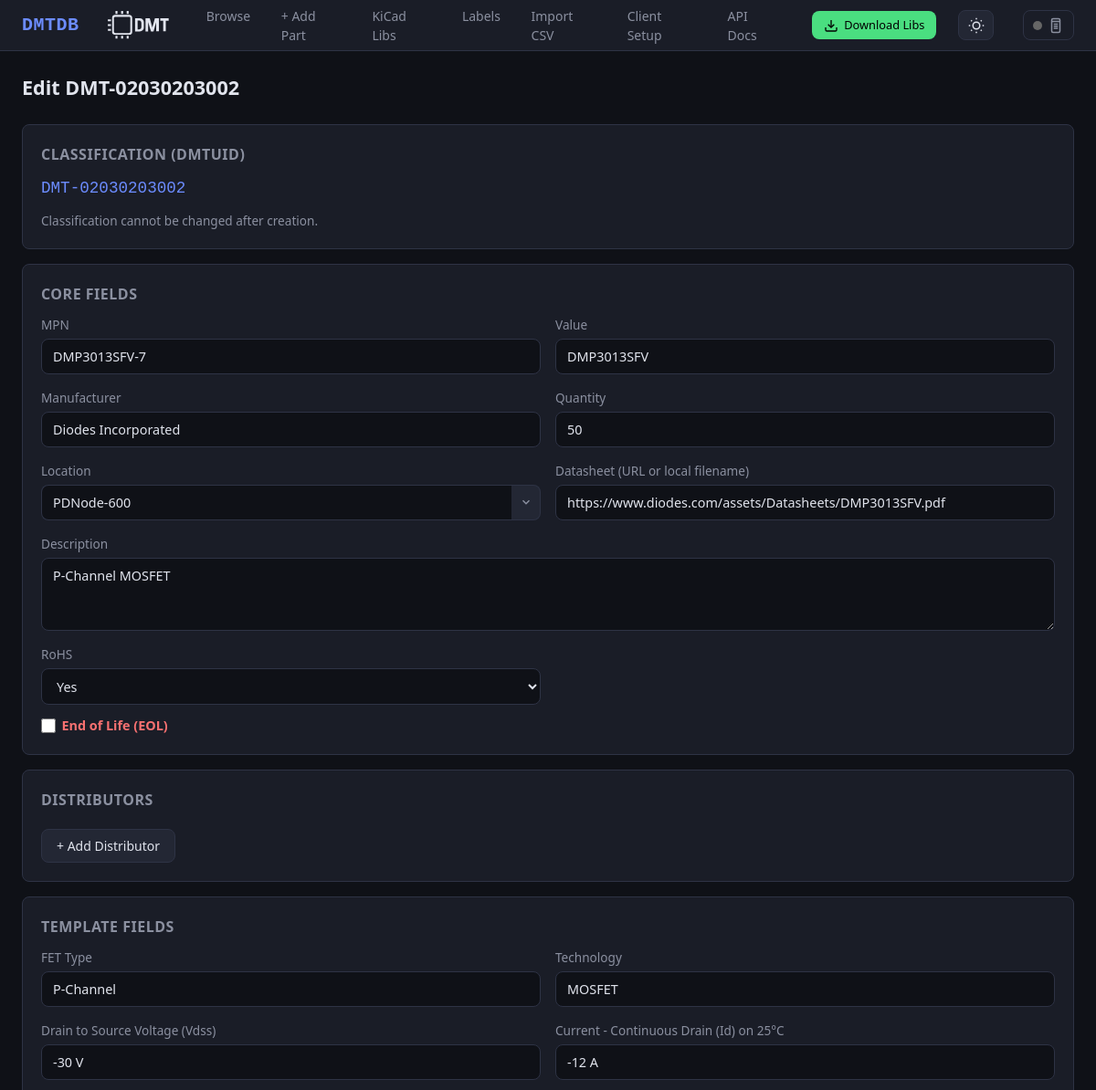
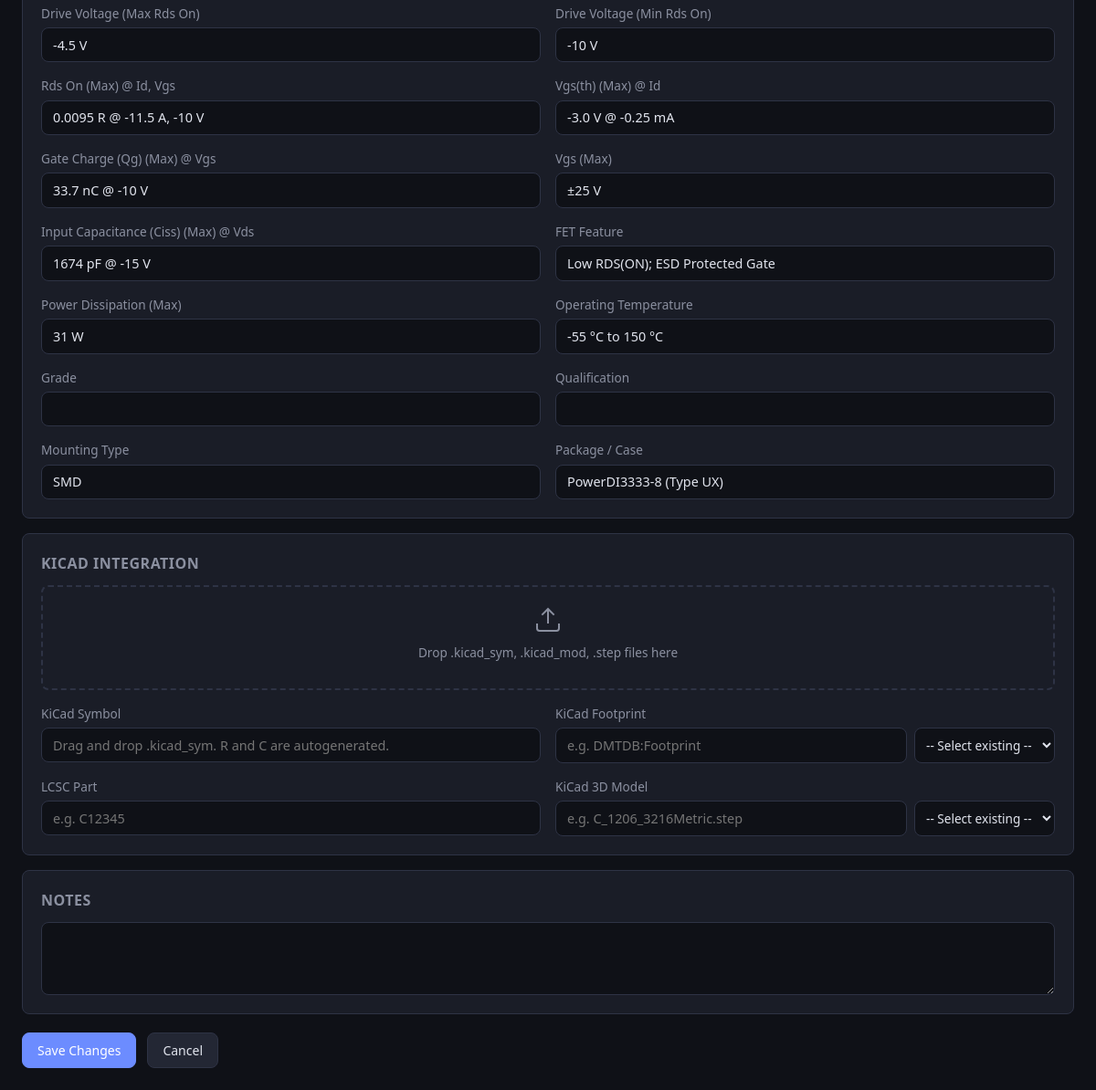
The page /part/DMT-02030203002/edit on the database its author committed (2 pictures, top to bottom).
### db/models.py (models this page shows, shortened)
class Base(DeclarativeBase):
    pass

class Part(Base):
    __tablename__ = "parts"
    dmtuid = Column(String(20), primary_key=True)               # DMT-TTFFCCSSXXX
    tt  = Column(String(2), nullable=False, index=True)
    ff  = Column(String(2), nullable=False, index=True)
    cc  = Column(String(2), nullable=False, index=True)
    ss  = Column(String(2), nullable=False, index=True)
    xxx = Column(String(3), nullable=False)
    mpn          = Column(String(200), index=True, default="")
    manufacturer = Column(String(200), index=True, default="")
    value        = Column(String(200), index=True, default="")
    description  = Column(Text, default="")
    quantity     = Column(String(50), default="")
    location     = Column(String(200), default="")
    datasheet    = Column(Text, default="")
    distributor  = Column(Text, default="")
    kicad_symbol    = Column(String(300), default="")
    kicad_footprint = Column(String(300), default="")
    kicad_libref    = Column(String(300), default="")
    kicad_3dmodel   = Column(String(300), default="")
    eol = Column(Boolean, default=False)
    extra_json = Column(Text, default="{}")
    notes      = Column(Text, default="")
    created_at = Column(DateTime, default=lambda: datetime.now(timezone.utc))
    updated_at = Column(DateTime, default=lambda: datetime.now(timezone.utc),
                        onupdate=lambda: datetime.now(timezone.utc))
    pricing = relationship(
        "PartPricing", back_populates="part",
        cascade="all, delete-orphan", lazy="selectin",
    )
    images = relationship(
        "PartImage", back_populates="part",
        cascade="all, delete-orphan", lazy="selectin",
        order_by="PartImage.position",
    )
    fields = relationship(
        "PartField", back_populates="part",
        cascade="all, delete-orphan", lazy="selectin",
    )
    __table_args__ = (
        Index("ix_ttffccss", "tt", "ff", "cc", "ss"),
    )

class PartField(Base):
    __tablename__ = "part_fields"
    id         = Column(Integer, primary_key=True, autoincrement=True)
    dmtuid     = Column(String(20),
                        ForeignKey("parts.dmtuid", ondelete="CASCADE"),
                        nullable=False, index=True)
    field_name = Column(String(200), nullable=False)
    field_value = Column(Text, nullable=False, default="")
    part = relationship("Part", back_populates="fields")
    __table_args__ = (
        Index("ix_field_lookup", "dmtuid", "field_name"),
    )

### ui/routes_forms.py (the view, shortened to what this page needs)
@ui_bp.route("/part/<dmtuid>/edit", methods=["GET", "POST"])
def part_edit(dmtuid: str):
    session = get_session()
    try:
        part = PartsService.get(session, dmtuid)
        if not part:
            abort(404)
        template = get_fields(part.tt, part.ff)
        domains = get_domains()
        if request.method == "GET":
            return render_template(
                "add_edit.html", part=part, domains=domains,
                template_fields=template, mode="edit",
                parse_distributors=parse_distributors,
            )
    except Exception as exc:
        session.rollback()
        flash(f"Error: {exc}", "danger")
        return redirect(url_for("ui.part_edit", dmtuid=dmtuid))
    finally:
        session.close()

### db/engine.py (called while the page is built)
def get_session() -> Session:
    if _SessionLocal is None:
        raise RuntimeError("Database not initialised - call init_db() first")
    return _SessionLocal()

### schema/loader.py (called while the page is built)
def get_domains() -> list[dict]:
    return _schema.get("domains", [])

### schema/templates.py (called while the page is built)
def get_fields(tt: str, ff: str) -> Optional[list[str]]:
    return _templates.get(f"{tt}{ff}")

### services/parts_service.py (called while the page is built)
    @staticmethod
    def get(session: Session, dmtuid: str) -> Part | None:
        return session.get(Part, dmtuid.upper())

### ui/routes_forms.py (called while the page is built, shortened)
def parse_distributors(distributor_field: str) -> list:
    if not distributor_field:
        return []

### templates/add_edit.html (shortened to what this page needs)
{% extends "base.html" %}
{% block content %}
<div class="page-header">
  <h1>{% if mode == 'edit' %}Edit {{ part.dmtuid }}{% elif template_part %}Add New Part <span
      style="font-size:.7em; color:var(--text-dim);">(from {{ template_part.dmtuid }})</span>{% else %}Add New Part{%
    endif %}</h1>
</div>
<form method="post" id="partForm">
  <div class="detail-card" style="margin-bottom:1rem;">
    <h2>Classification (DMTUID)</h2>
    {% if mode == 'edit' %}
    <p style="font-family:var(--mono); font-size:1.1rem; color:var(--accent); margin-bottom:.75rem;">{{ part.dmtuid }}
    </p>
    <p style="color:var(--text-dim); font-size:.85rem;">Classification cannot be changed after creation.</p>
    {% endif %}
  </div>
  <div class="detail-card" style="margin-bottom:1rem;">
    <h2>Core Fields</h2>
    <div class="form-grid">
      {% set p = part or template_part %}
      <div class="form-group">
        <label>MPN</label>
        <input type="text" name="MPN" value="{{ p.mpn if p else '' }}">
      </div>
      <div class="form-group">
        <label>Value</label>
        <input type="text" name="Value" value="{{ p.value if p else '' }}">
      </div>
      <div class="form-group">
        <label>Manufacturer</label>
        <input type="text" name="Manufacturer" value="{{ p.manufacturer if p else '' }}">
      </div>
      <div class="form-group">
        <label>Quantity</label>
        <input type="text" name="Quantity" value="{{ p.quantity if p else '' }}">
      </div>
      <div class="form-group">
        <label>Location</label>
        <div class="combobox" data-combobox="location">
          <div class="combobox-inner">
            <input type="text" name="Location" value="{{ p.location if p else '' }}">
            <button type="button" class="combobox-toggle" tabindex="-1"><svg viewBox="0 0 24 24" fill="none" stroke="currentColor" stroke-width="2.5"><polyline points="6 9 12 15 18 9"/></svg></button>
          </div>
        </div>
      </div>
      <div class="form-group">
        <label>Datasheet (URL or local filename)</label>
        <input type="text" name="Datasheet" value="{{ p.datasheet if p else '' }}">
      </div>
      <div class="form-group full">
        <label>Description</label>
        <textarea name="Description" rows="2">{{ p.description if p else '' }}</textarea>
      </div>
      <div class="form-group">
        <label>RoHS</label>
        {% set rohs_val = '' %}
        {% if p and p.fields %}
        {% set rohs_val = p.fields | selectattr('field_name', 'equalto', 'RoHS') | map(attribute='field_value') | first | default('') %}
        {% endif %}
        <select name="RoHS">
          <option value="Yes" {% if rohs_val in ['Yes', 'YES' , 'Compliant' , 'COMPLIANT' ] %}selected{% endif %}>Yes
          </option>
        </select>
      </div>
    </div>
    <div style="margin-top:.75rem; display:flex; align-items:center; gap:.5rem;">
      <label style="display:flex; align-items:center; gap:.4rem; cursor:pointer; font-size:.9rem;">
        <input type="checkbox" name="eol" value="on" {% if (part or template_part) and (part or template_part).eol %}checked{% endif %} style="width:16px; height:16px; accent-color:var(--red);">
        <span style="color:var(--red); font-weight:600;">End of Life (EOL)</span>
      </label>
    </div>
  </div>
  <div class="detail-card" style="margin-bottom:1rem;">
    <h2>Distributors</h2>
      {% set distributors = parse_distributors((part or template_part).distributor if (part or template_part) else '') %}
    <button type="button" id="addDistributorBtn" class="btn btn-secondary" style="margin-top: 0.5rem;">
      + Add Distributor
    </button>
    {% set src = part or template_part %}
  </div>
  <div class="detail-card" style="margin-bottom:1rem;" id="templateFieldsCard">
    <h2>Template Fields </h2>
    <div class="form-grid" id="templateFields">
      {% if mode == 'edit' and template_fields %}
      {% set field_map = {} %}
      {% set skip =
      ['MPN','Location','Quantity','Value','Manufacturer','Description','Datasheet','RoHS','TT','FF','CC','SS','XXX','DMTUID']
      %}
      {% for fname in template_fields %}
      {% if fname not in skip %}
      <div class="form-group">
        <label>{{ fname }}</label>
        <input type="text" name="{{ fname }}" value="{{ field_map.get(fname, '') }}">
      </div>
      {% endif %}
      {% endfor %}
      {% else %}
      <p style="color:var(--text-dim); font-size:.85rem;" id="templatePlaceholder">
        Select a Domain and Family above to load template fields.
      </p>
      {% endif %}
    </div>
  </div>
  <div class="detail-card" style="margin-bottom:1rem;">
    <h2>KiCad Integration</h2>
    <div class="kicad-dropzone" id="kicadDropzone">
      <svg width="32" height="32" viewBox="0 0 24 24" fill="none" stroke="currentColor" stroke-width="1.5">
        <path d="M21 15v4a2 2 0 0 1-2 2H5a2 2 0 0 1-2-2v-4" />
        <polyline points="17 8 12 3 7 8" />
        <line x1="12" y1="3" x2="12" y2="15" />
      </svg>
      <p>Drop .kicad_sym, .kicad_mod, .step files here</p>
    </div>
    <div class="form-grid">
      <div class="form-group">
        <label>KiCad Symbol</label>
        <div class="input-with-dropdown">
          <input type="text" name="kicad_symbol" id="kicadSymbolInput" value="{{ part.kicad_symbol if part else '' }}"
            placeholder="Drag and drop .kicad_sym. R and C are autogenerated.">
        </div>
      </div>
      <div class="form-group">
        <label>KiCad Footprint</label>
        <div class="input-with-dropdown">
          <input type="text" name="kicad_footprint" id="kicadFootprintInput"
            value="{{ part.kicad_footprint if part else (template_part.kicad_footprint if template_part else '') }}"
            placeholder="e.g. DMTDB:Footprint">
          <select id="footprintSelect" title="Select existing footprint">
            <option value="">-- Select existing --</option>
          </select>
        </div>
      </div>
      <div class="form-group">
        <label>LCSC Part</label>
        <input type="text" name="kicad_libref" id="lcscPartInput" value="{{ part.kicad_libref if part else '' }}"
          placeholder="e.g. C12345">
      </div>
      <div class="form-group">
        <label>KiCad 3D Model</label>
        <div class="input-with-dropdown">
          <input type="text" name="kicad_3dmodel" id="kicad3dmodelInput"
            value="{{ part.kicad_3dmodel if part else (template_part.kicad_3dmodel if template_part else '') }}"
            placeholder="e.g. C_1206_3216Metric.step">
          <select id="model3dSelect" title="Select existing 3D model">
            <option value="">-- Select existing --</option>
          </select>
        </div>
      </div>
    </div>
  </div>
  <div class="detail-card" style="margin-bottom:1rem;">
    <h2>Notes</h2>
    <div class="form-group full">
      <textarea name="notes" rows="3">{{ (part or template_part).notes if (part or template_part) else '' }}</textarea>
    </div>
  </div>
  <div class="form-actions">
    <button type="submit" class="btn btn-primary">{% if mode == 'edit' %}Save Changes{% else %}Create Part{% endif
      %}</button>
    {% if mode == 'edit' %}
    <a href="/part/{{ part.dmtuid }}" class="btn btn-secondary">Cancel</a>
    {% else %}
    <a href="/" class="btn btn-secondary">Cancel</a>
    {% endif %}
  </div>
</form>
{% endblock %}

### static/css/style.css (style rules this page uses)
:root { --bg: #0f1117; --surface: #1a1d27; --surface2: #232734; --border: #2e3345; --text: #e1e4ed; --text-dim: #8b90a0; --accent: #6c8cff; --accent-hover: #8aa4ff; --green: #4ade80; --red: #f87171; --yellow: #fbbf24; --orange: #fb923c; --radius: 8px; --font: 'Segoe UI', system-ui, -apple-system, sans-serif; --mono: 'JetBrains Mono', 'Fira Code', 'Consolas', monospace; --card: var(--surface); --hover: var(--surface2); }
*, *::before, *::after { box-sizing: border-box; margin: 0; padding: 0; }
body { font-family: var(--font); background: var(--bg); color: var(--text); line-height: 1.5; }
.btn { display: inline-flex; align-items: center; gap: .4rem; padding: .5rem 1rem; border-radius: var(--radius); font-size: .875rem; font-weight: 500; text-decoration: none; border: 1px solid var(--border); cursor: pointer; transition: all .15s; font-family: var(--font); }
.btn-primary { background: var(--accent); color: #fff; border-color: var(--accent); }
.btn-secondary { background: var(--surface2); color: var(--text); }
.detail-card { background: var(--surface); border: 1px solid var(--border); border-radius: var(--radius); padding: 1.25rem; }
.detail-card h2 { font-size: 1rem; color: var(--text-dim); margin-bottom: .75rem; text-transform: uppercase; letter-spacing: .5px; font-weight: 600; }
.form-grid { display: grid; grid-template-columns: 1fr 1fr; gap: 1rem; }
.form-group { display: flex; flex-direction: column; gap: .3rem; }
.form-group.full { grid-column: 1 / -1; }
.form-group label { font-size: .85rem; color: var(--text-dim); font-weight: 500; }
.form-group input, .form-group select, .form-group textarea { padding: .55rem .75rem; background: var(--bg); border: 1px solid var(--border); border-radius: var(--radius); color: var(--text); font-size: .9rem; font-family: var(--font); }
.form-group textarea { min-height: 80px; resize: vertical; }
.input-with-dropdown { display: flex; gap: 0.5rem; }
.input-with-dropdown input { flex: 1; }
.input-with-dropdown select { width: auto; min-width: 140px; max-width: 200px; font-size: 0.85rem; padding: 0.5rem; }
.combobox { position: relative; }
.combobox-inner { display: flex; align-items: stretch; }
.combobox-inner input { flex: 1; border-top-right-radius: 0; border-bottom-right-radius: 0; border-right: none; min-width: 0; }
.combobox-toggle { display: flex; align-items: center; justify-content: center; width: 32px; background: var(--surface2); border: 1px solid var(--border); border-left: none; border-radius: 0 var(--radius) var(--radius) 0; color: var(--text-dim); cursor: pointer; transition: background .15s, color .15s; flex-shrink: 0; padding: 0; }
.combobox-toggle svg { width: 14px; height: 14px; transition: transform .15s; }
.form-actions { display: flex; gap: .75rem; margin-top: 1.25rem; }
.kicad-dropzone { border: 2px dashed var(--border); border-radius: var(--radius); padding: 1.25rem; text-align: center; margin-bottom: 1rem; transition: all .2s; color: var(--text-dim); }
.kicad-dropzone svg { margin-bottom: .25rem; }
.kicad-dropzone p { font-size: .85rem; margin: 0; }
.page-header { display: flex; align-items: center; justify-content: space-between; margin-bottom: 1.5rem; flex-wrap: wrap; gap: .75rem; }
.page-header h1 { font-size: 1.35rem; font-weight: 700; }

### rows shown on the page
Part: dmtuid "DMT-02030203002", MPN "DMP3013SFV-7", Value "DMP3013SFV", Manufacturer "Diodes Incorporated", Quantity "50", Location "PDNode-600", Datasheet "https://www.diodes.com/assets/Datasheets/DMP3013SFV.pdf", Description "P-Channel MOSFET"
PartField: RoHS "Yes"
PartField: get "P-Channel"
PartField: get "MOSFET"
PartField: get "-30 V"
PartField: get "-12 A"
PartField: get "-4.5 V"
PartField: get "-10 V"
PartField: get "0.0095 R @ -11.5 A, -10 V"
PartField: get "-3.0 V @ -0.25 mA"
PartField: get "33.7 nC @ -10 V"
PartField: get "±25 V"
PartField: get "1674 pF @ -15 V"
PartField: get "Low RDS(ON); ESD Protected Gate"
PartField: get "31 W"
PartField: get "-55 °C to 150 °C"
PartField: get "SMD"
PartField: get "PowerDI3333-8 (Type UX)"

### other values the page prints
{{ fname }} "FET Type" "Technology" "Drain to Source Voltage (Vdss)" "Current - Continuous Drain (Id) on 25°C" "Drive Voltage (Max Rds On)" "Drive Voltage (Min Rds On)" "Rds On (Max) @ Id, Vgs" "Vgs(th) (Max) @ Id" "Gate Charge (Qg) (Max) @ Vgs" "Vgs (Max)" "Input Capacitance (Ciss) (Max) @ Vds" "FET Feature" "Power Dissipation (Max)" "Operating Temperature" "Grade" "Qualification" "Mounting Type" "Package / Case"
